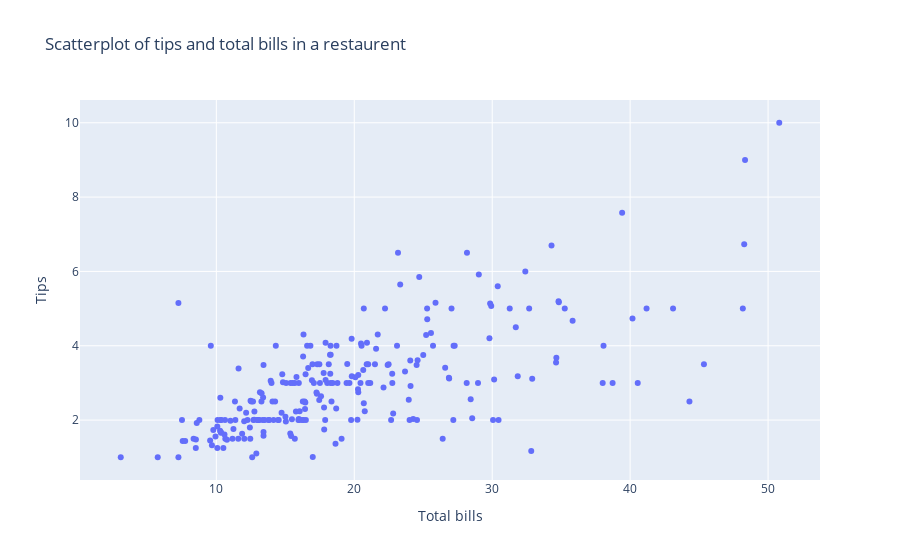

The cell this chart's notebook holds for it:
### Code cell
tip = data["tip"]
bill = data["total_bill"]

fig = px.scatter(data,x="total_bill", y="tip", title='Scatterplot of tips and total bills in a restaurent')

fig.update_layout(xaxis_title="Total bills", yaxis_title="Tips")
# Show the plot
fig.show()

### Figure 1 — Plotly figure (JSON) as saved in the notebook; plotly's stock layout.template omitted (floating-point values rounded to 4 significant figures; data arrays with more than 128 entries replaced by an {"elided": "..."} marker saying what was removed)
{"data": [{"hovertemplate": "total_bill=%{x}<br>tip=%{y}<extra></extra>", "legendgroup": "", "marker": {"color": "#636efa", "symbol": "circle"}, "mode": "markers", "name": "", "orientation": "v", "showlegend": false, "type": "scatter", "x": {"elided": "244 float values"}, "xaxis": "x", "y": {"elided": "244 float values"}, "yaxis": "y"}], "layout": {"legend": {"tracegroupgap": 0}, "title": {"text": "Scatterplot of tips and total bills in a restaurent"}, "xaxis": {"anchor": "y", "domain": [0, 1], "title": {"text": "Total bills"}}, "yaxis": {"anchor": "x", "domain": [0, 1], "title": {"text": "Tips"}}}}
